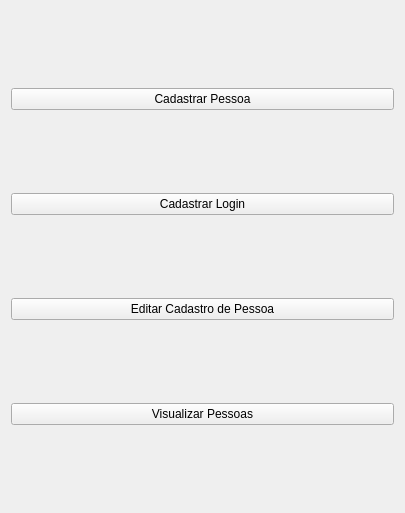
<?xml version="1.0" encoding="UTF-8"?>
<ui version="4.0">
 <class>Form</class>
 <widget class="QWidget" name="Form">
  <property name="geometry">
   <rect>
    <x>0</x>
    <y>0</y>
    <width>405</width>
    <height>513</height>
   </rect>
  </property>
  <property name="windowTitle">
   <string>Form</string>
  </property>
  <layout class="QVBoxLayout" name="verticalLayout">
   <item>
    <widget class="QPushButton" name="btnCadastroPessoa">
     <property name="text">
      <string>Cadastrar Pessoa</string>
     </property>
    </widget>
   </item>
   <item>
    <widget class="QPushButton" name="pushButton_2">
     <property name="text">
      <string>Cadastrar Login</string>
     </property>
    </widget>
   </item>
   <item>
    <widget class="QPushButton" name="pushButton_3">
     <property name="text">
      <string>Editar Cadastro de Pessoa</string>
     </property>
    </widget>
   </item>
   <item>
    <widget class="QPushButton" name="pushButton_4">
     <property name="text">
      <string>Visualizar Pessoas</string>
     </property>
    </widget>
   </item>
  </layout>
 </widget>
 <resources/>
 <connections/>
</ui>
